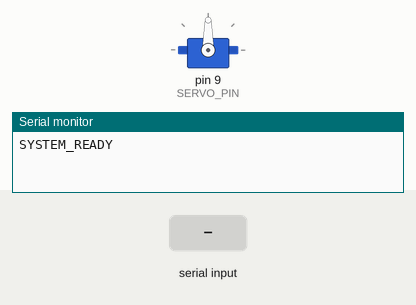
A sketch run on a simulated Arduino Uno, built with avr-gcc and run on an emulated ATmega328P. Parts: servo, the last lines printed to the serial monitor. The test bench sets the inputs (shaded band).

Above: at 1.2 s.
1.3 s: "30,150\n" received over Serial
At 2.4 s:
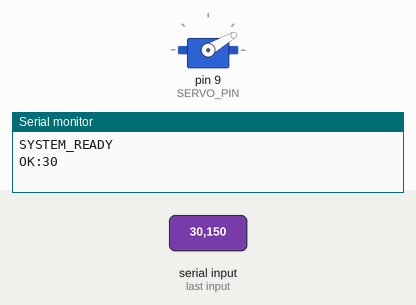
2.8 s: "5\n" received over Serial
At 3.4 s:
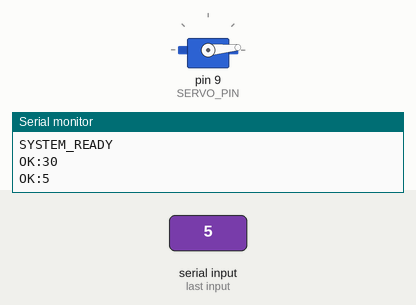
4.3 s: "90,45\n" received over Serial
At 4.7 s:
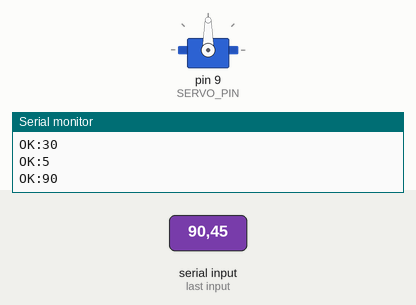
Timing chart, 0 to 7.3 s (numbered marks = the images above; inputs shaded):
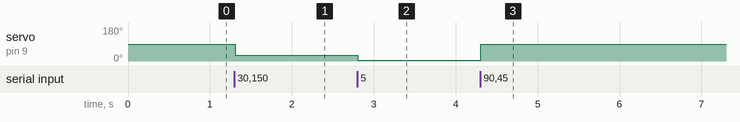

The sketch:

servo_motor.ino
```cpp
#include <Servo.h>

const int SERVO_PIN = 9;

Servo myServo;

String readString = "";
int currentServoAngle = 90;

void setup() {
  Serial.begin(9600);

  myServo.attach(SERVO_PIN);
  myServo.write(currentServoAngle);

  Serial.println("SYSTEM_READY");
}

void loop() {

  while (Serial.available()) {

    char c = Serial.read();

    if (c == '\n') {

      readString.trim();

      if (readString.length() > 0) {

        int desiredAngle = readString.toInt();

        if (desiredAngle >= 0 && desiredAngle <= 180) {

          myServo.write(desiredAngle);

          Serial.print("OK:");
          Serial.println(desiredAngle);

        } else {

          Serial.println("ERROR:OUT_OF_RANGE");
        }
      }

      readString = "";
    }
    else if (c != '\r') {
      readString += c;
    }
  }
}
```

Measured:
- after the input at 1.3 s, servo on pin 9 (SERVO_PIN): 90° → 30° at once
- after the input at 2.8 s, servo on pin 9 (SERVO_PIN): 30° → 5° at once
- after the input at 4.3 s, servo on pin 9 (SERVO_PIN): 5° → 90° at once
